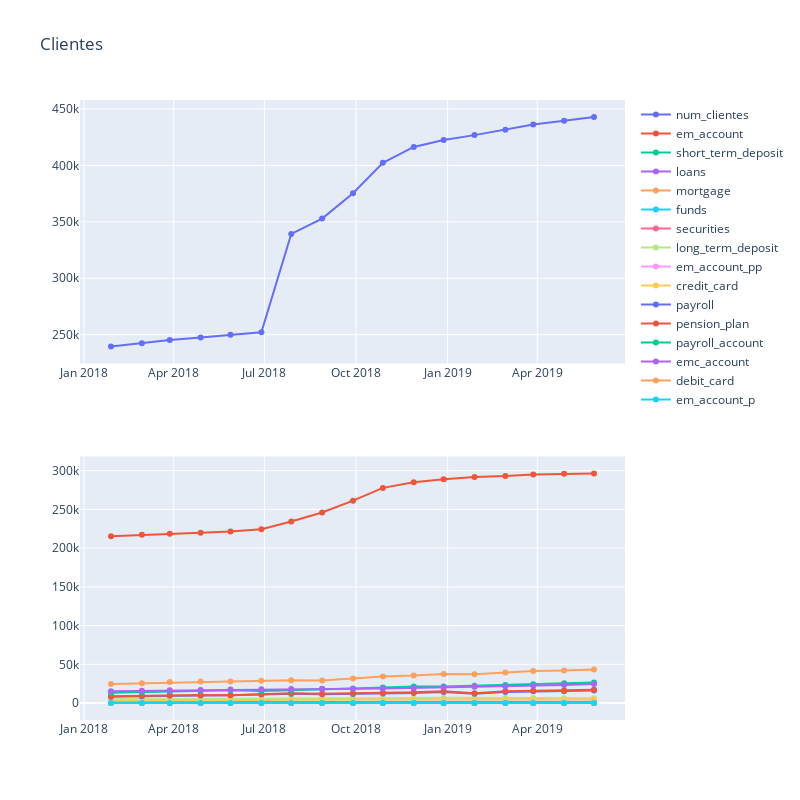

The notebook cell saved with this chart:
### Markdown cell above
### Visualización clientes

### Code cell
def plot_num_clientes(df):
    """
    Plotear número de clientes por fecha y producto
    
    Args:
    
    df {[dataframe]}. DataFrame con número de clientes por fecha y producto
    """
    
    fig = make_subplots(rows=2, cols=1)


    fig.add_trace(
        go.Scatter(x=df.index, y=df['num_clientes'], name='num_clientes'),
        row=1, col=1
    )


    columns_products = [ 
        'em_account','short_term_deposit', 'loans', 'mortgage', 'funds', 
        'securities', 'long_term_deposit', 'em_account_pp',
        'credit_card', 'payroll', 'pension_plan', 'payroll_account', 
        'emc_account', 'debit_card','em_account_p'
    ]

    for col_name in columns_products:
        fig.add_trace(
            go.Scatter(x=df.index, y=df[col_name], name=col_name),
            row=2, col=1
        )

    fig.update_layout(height=800, width=800, title_text="Clientes")
    fig.update_traces(hovertemplate="%{y:.2f}")

    fig.update_yaxes(tickprefix="")

    fig.update_xaxes(
        showspikes=True, spikethickness=2, spikecolor="#999999", spikemode="across"
    )

    fig.update_layout(
        hovermode="x unified",
        hoverdistance=200,
        spikedistance=200,
        transition_duration=500,
    )

    fig.show()
    
plot_num_clientes(df_sum_clientes)
